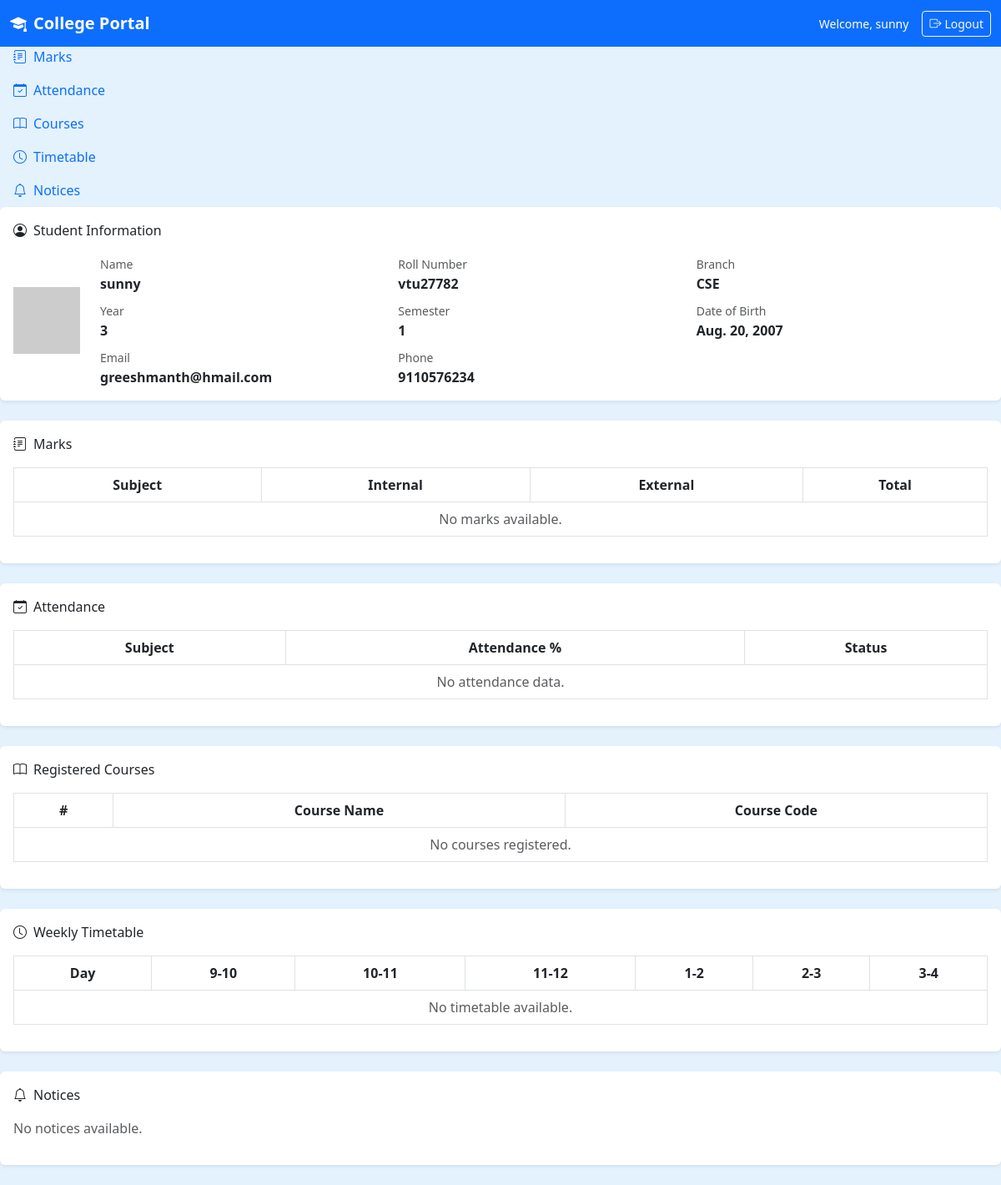
The page /student/ (signed in) on the database as committed earlier.
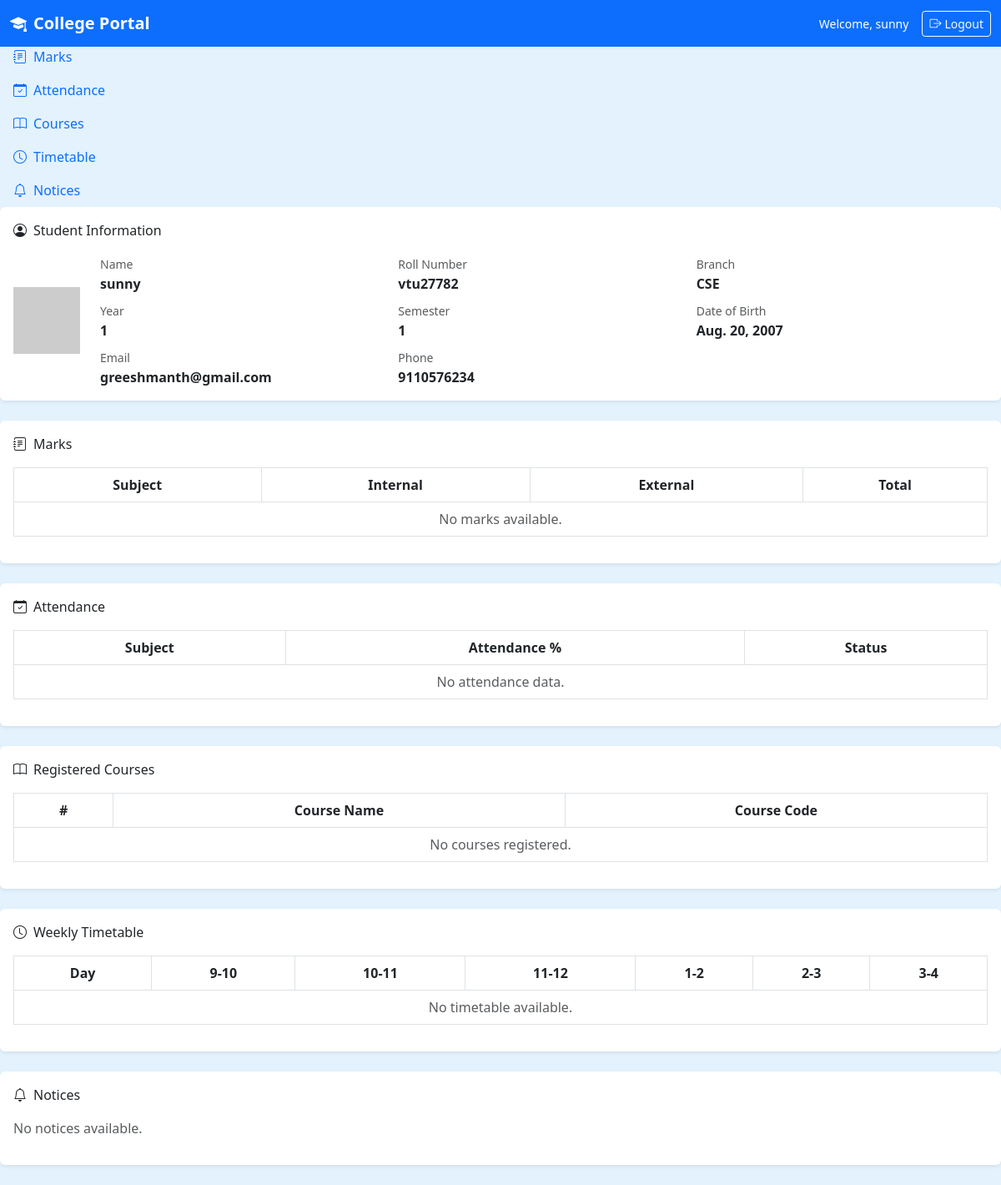
The same page on the database as committed later.
### portal/models.py (models this page shows, shortened)
class Student(models.Model):
    user        = models.OneToOneField(User, on_delete=models.CASCADE)
    name        = models.CharField(max_length=100)
    roll_number = models.CharField(max_length=20, unique=True)
    branch      = models.CharField(max_length=20)
    year        = models.IntegerField()
    semester    = models.IntegerField(default=1)
    dob         = models.DateField()
    email       = models.EmailField()
    phone       = models.CharField(max_length=10)
    photo       = models.ImageField(upload_to='student_photos/', blank=True, null=True)

### portal/views.py (the view)
# urls.py: path('student/',                  views.student_dashboard, name='student_dashboard'),
@login_required(login_url='login')
def student_dashboard(request):
    student    = get_object_or_404(Student, user=request.user)
    marks      = Marks.objects.filter(student=student)
    attendance = Attendance.objects.filter(student=student)
    courses    = Course.objects.all()
    timetable  = Timetable.objects.filter(branch=student.branch, year=student.year)
    notices    = Notice.objects.all().order_by('-date')[:6]
    marks_data = [{'subject': m.subject.name,'internal': m.internal,'external': m.external,'total': m.total} for m in marks]
    att_data   = [{'subject': a.subject.name,'percentage': a.percentage} for a in attendance]
    return render(request, 'portal/student_dashboard.html', {
        'student': student, 'marks': marks_data, 'attendance': att_data,
        'courses': courses, 'timetable': timetable, 'notices': notices,
    })

### portal/templates/portal/student_dashboard.html (shortened to what this page needs)
{% load static %}
<!doctype html>
<html lang="en">
  <head>
    <link
      href="https://cdn.jsdelivr.net/npm/bootstrap@5.3.0/dist/css/bootstrap.min.css"
      rel="stylesheet"
    />
    <link
      href="https://cdn.jsdelivr.net/npm/bootstrap-icons@1.10.5/font/bootstrap-icons.css"
      rel="stylesheet"
    />
    <link rel="stylesheet" href="{% static 'portal/css/style.css' %}" />
  </head>
  <body>
    <nav class="navbar navbar-dark bg-primary fixed-top">
      <div class="container-fluid">
        <span class="navbar-brand fw-bold"
          ><i class="bi bi-mortarboard-fill me-2"></i>College Portal</span
        >
        <div class="d-flex align-items-center gap-3">
          <span class="text-white small">Welcome, {{ student.name }}</span>
          <a href="{% url 'logout' %}" class="btn btn-outline-light btn-sm">
            <i class="bi bi-box-arrow-right me-1"></i>Logout
          </a>
        </div>
      </div>
    </nav>
    <div class="sidebar d-none d-md-block">
      <ul class="nav flex-column mt-2">
        <li class="nav-item">
          <a class="nav-link active" href="#profile"
            >Profile</a
          >
        </li>
        <li class="nav-item">
          <a class="nav-link" href="#marks"
            ><i class="bi bi-journal-text me-2"></i>Marks</a
          >
        </li>
        <li class="nav-item">
          <a class="nav-link" href="#attendance"
            ><i class="bi bi-calendar-check me-2"></i>Attendance</a
          >
        </li>
        <li class="nav-item">
          <a class="nav-link" href="#courses"
            ><i class="bi bi-book me-2"></i>Courses</a
          >
        </li>
        <li class="nav-item">
          <a class="nav-link" href="#timetable"
            ><i class="bi bi-clock me-2"></i>Timetable</a
          >
        </li>
        <li class="nav-item">
          <a class="nav-link" href="#notices"
            ><i class="bi bi-bell me-2"></i>Notices</a
          >
        </li>
      </ul>
    </div>
    <div class="main-content">
      <div id="profile" class="card border-0 shadow-sm mb-4">
        <div class="card-body">
          <p class="section-title">
            <i class="bi bi-person-circle me-2"></i>Student Information
          </p>
          <div class="d-flex align-items-center gap-4 flex-wrap">
            <img
              src="{% if student.photo %}{{ student.photo.url }}{% else %}https://ui-avatars.com/api/?name={{ student.name }}&background=0d6efd&color=fff&size=90{% endif %}"
              class="profile-pic"
              alt="Profile Photo"
            />
            <div class="row flex-grow-1 g-2">
              <div class="col-6 col-md-4">
                <small class="text-muted">Name</small>
                <p class="fw-semibold mb-0">{{ student.name }}</p>
              </div>
              <div class="col-6 col-md-4">
                <small class="text-muted">Roll Number</small>
                <p class="fw-semibold mb-0">{{ student.roll_number }}</p>
              </div>
              <div class="col-6 col-md-4">
                <small class="text-muted">Branch</small>
                <p class="fw-semibold mb-0">{{ student.branch }}</p>
              </div>
              <div class="col-6 col-md-4">
                <small class="text-muted">Year</small>
                <p class="fw-semibold mb-0">{{ student.year }}</p>
              </div>
              <div class="col-6 col-md-4">
                <small class="text-muted">Semester</small>
                <p class="fw-semibold mb-0">{{ student.semester }}</p>
              </div>
              <div class="col-6 col-md-4">
                <small class="text-muted">Date of Birth</small>
                <p class="fw-semibold mb-0">{{ student.dob }}</p>
              </div>
              <div class="col-6 col-md-4">
                <small class="text-muted">Email</small>
                <p class="fw-semibold mb-0">{{ student.email }}</p>
              </div>
              <div class="col-6 col-md-4">
                <small class="text-muted">Phone</small>
                <p class="fw-semibold mb-0">{{ student.phone }}</p>
              </div>
            </div>
          </div>
        </div>
      </div>
      <div id="marks" class="card border-0 shadow-sm mb-4">
        <div class="card-body">
          <p class="section-title">
            <i class="bi bi-journal-text me-2"></i>Marks
          </p>
          <div class="table-responsive">
            <table class="table table-bordered table-hover text-center">
              <thead>
                <tr>
                  <th>Subject</th>
                  <th>Internal</th>
                  <th>External</th>
                  <th>Total</th>
                </tr>
              </thead>
              <tbody>
                {% for m in marks %}
                <tr>
                  <td>{{ m.subject }}</td>
                  <td>{{ m.internal }}</td>
                  <td>{{ m.external }}</td>
                  <td><strong>{{ m.total }}</strong></td>
                </tr>
                {% empty %}
                <tr>
                  <td colspan="4" class="text-muted">No marks available.</td>
                </tr>
                {% endfor %}
              </tbody>
            </table>
          </div>
        </div>
      </div>
      <div id="attendance" class="card border-0 shadow-sm mb-4">
        <div class="card-body">
          <p class="section-title">
            <i class="bi bi-calendar-check me-2"></i>Attendance
          </p>
          <div class="table-responsive">
            <table class="table table-bordered table-hover text-center">
              <thead>
                <tr>
                  <th>Subject</th>
                  <th>Attendance %</th>
                  <th>Status</th>
                </tr>
              </thead>
              <tbody>
                {% for a in attendance %}
                <tr>
                  <td>{{ a.subject }}</td>
                  <td>{{ a.percentage }}%</td>
                  <td>
                    {% if a.percentage >= 75 %}
                    <span class="badge bg-success">Good</span>
                    {% else %}
                    <span class="badge bg-danger">Low</span>
                    {% endif %}
                  </td>
                </tr>
                {% empty %}
                <tr>
                  <td colspan="3" class="text-muted">No attendance data.</td>
                </tr>
                {% endfor %}
              </tbody>
            </table>
          </div>
        </div>
      </div>
      <div id="courses" class="card border-0 shadow-sm mb-4">
        <div class="card-body">
          <p class="section-title">
            <i class="bi bi-book me-2"></i>Registered Courses
          </p>
          <div class="table-responsive">
            <table class="table table-bordered table-hover text-center">
              <thead>
                <tr>
                  <th>#</th>
                  <th>Course Name</th>
                  <th>Course Code</th>
                </tr>
              </thead>
              <tbody>
                {% for c in courses %}
                <tr>
                  <td>{{ forloop.counter }}</td>
                  <td>{{ c.name }}</td>
                  <td>{{ c.code }}</td>
                </tr>
                {% empty %}
                <tr>
                  <td colspan="3" class="text-muted">No courses registered.</td>
                </tr>
                {% endfor %}
              </tbody>
            </table>
          </div>
        </div>
      </div>
      <div id="timetable" class="card border-0 shadow-sm mb-4">
        <div class="card-body">
          <p class="section-title">
            <i class="bi bi-clock me-2"></i>Weekly Timetable
          </p>
          <div class="table-responsive">
            <table class="table table-bordered text-center">
              <thead>
                <tr>
                  <th>Day</th>
                  <th>9-10</th>
                  <th>10-11</th>
                  <th>11-12</th>
                  <th>1-2</th>
                  <th>2-3</th>
                  <th>3-4</th>
                </tr>
              </thead>
              <tbody>
                {% for row in timetable %}
                <tr>
                  <td class="fw-semibold text-primary">{{ row.day }}</td>
                  <td>{{ row.slot1|default:"-" }}</td>
                  <td>{{ row.slot2|default:"-" }}</td>
                  <td>{{ row.slot3|default:"-" }}</td>
                  <td>{{ row.slot4|default:"-" }}</td>
                  <td>{{ row.slot5|default:"-" }}</td>
                  <td>{{ row.slot6|default:"-" }}</td>
                </tr>
                {% empty %}
                <tr>
                  <td colspan="7" class="text-muted">
                    No timetable available.
                  </td>
                </tr>
                {% endfor %}
              </tbody>
            </table>
          </div>
        </div>
      </div>
      <div id="notices" class="card border-0 shadow-sm mb-4">
        <div class="card-body">
          <p class="section-title"><i class="bi bi-bell me-2"></i>Notices</p>
          <div class="row g-3">
            {% for n in notices %}
            <div class="col-md-6">
              <div class="card notice-card border-0">
                <div class="card-body py-2 px-3">
                  <h6 class="fw-semibold mb-1">{{ n.title }}</h6>
                  <p class="text-muted small mb-1">{{ n.content }}</p>
                  <small class="text-secondary"
                    ><i class="bi bi-calendar3 me-1"></i>{{ n.date }}</small
                  >
                </div>
              </div>
            </div>
            {% empty %}
            <p class="text-muted">No notices available.</p>
            {% endfor %}
          </div>
        </div>
      </div>
    </div>
  </body>
</html>

### portal/static/portal/css/style.css (style rules this page uses)
:root { --primary-blue: #0d47a1; --light-blue: #1565c0; --pale-blue: #e3f2fd; --white: #ffffff; --text-dark: #1a1a1a; }
body { background-color: var(--pale-blue); font-family: "Segoe UI", Arial, sans-serif; color: var(--text-dark); }

Rows that differ between the two databases and show on the page:
changed Student "sunny": year "3" → "1"; email "greeshmanth@hmail.com" → "greeshmanth@gmail.com"
